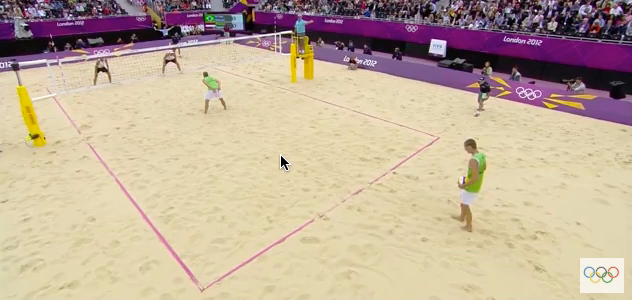
#> input picture frame 76 of media/beachVolleyball1.mov, 632 x 300 px
$ python video1.py   (Python 2 division)
#> lines starting #> are read from the running program, lines starting #| are printed output that depends on the picture; after the words box and inside, x2 and y2 are one past the last pixel; in counts of white or black regions, pixels touching at a corner belong together
import cv2
import numpy as np

cap = cv2.VideoCapture('media/beachVolleyball1.mov')
FRAME_COUNT = int(cap.get(7))
print FRAME_COUNT
FRAME_INTERVAL = 1
# ------------ manually chosen features
FRAME_START = 0
FRAME_END = 740
FULL_COURT_WIDTH = 632
FULL_COURT_HEIGHT = 300
CORNER_1 = [199, 62]
CORNER_2 = [48, 88]
CORNER_3 = [441, 137]
CORNER_4 = [203, 287]
p0 = np.array([[120.0, 180.0], [345.0, 202.0], [295.0, 81.0],
               [250.0, 220.0], [45.0, 145.0]], np.float32)
p_dst = np.array([[120.0, 180.0], [345.0, 202.0], [295.0, 81.0], [
                 250.0, 220.0], [45.0, 145.0]], np.float32)
# ------------ manually chosen features

# Parameters for lucas kanade optical flow
lk_params = dict(winSize=(15, 15),
                 maxLevel=2,
                 criteria=(cv2.TERM_CRITERIA_EPS | cv2.TERM_CRITERIA_COUNT, 10, 0.1))
# Create some random colors for lk track
color = np.random.randint(0, 255, (100, 3))


# First frame
ret, old_frame = cap.read()
#> old_frame is the input picture: shape (300, 632, 3); mean B, G, R 153.6, 173.9, 193
rows, cols, channels = old_frame.shape
#> rows = 300; cols = 632; channels = 3
# print 'rows', rows
# print 'cols', cols
h, status = cv2.findHomography(p0, p_dst)
old_frame = old_frame[0:rows, 0:cols - 5]
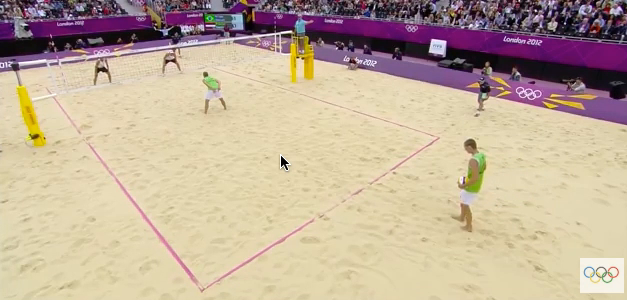
#> old_frame: shape (300, 627, 3); mean B, G, R 153.7, 174.1, 193.2
old_gray = cv2.cvtColor(old_frame, cv2.COLOR_BGR2GRAY)
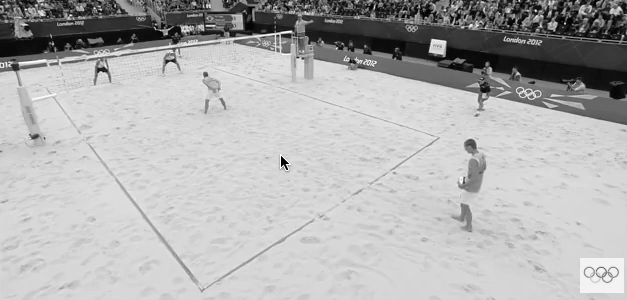
#> old_gray: shape (300, 627); min 0, max 255, mean 177.6
im_out = cv2.warpPerspective(
    old_frame, h, (FULL_COURT_WIDTH, FULL_COURT_HEIGHT))
cv2.imshow('frame', im_out)

mask_draw = np.zeros_like(old_frame)
arr = []
arr.append(im_out.copy())
fr = FRAME_START
avgImg = np.float32(im_out)
fr_counter = 1

# Background generator
while(fr < FRAME_END):
    ret, frame = cap.read()
    rows, cols, channels = frame.shape
    frame = frame[0:rows, 0:cols - 5]
#> frame: shape (300, 627, 3)
    if (fr_counter % FRAME_INTERVAL == 0):

        frame_gray = cv2.cvtColor(frame, cv2.COLOR_BGR2GRAY)

        # calculate optical flow
        p1, st, err = cv2.calcOpticalFlowPyrLK(
            old_gray, frame_gray, p0, None, **lk_params)
#> p1 = [[120, 180], [345, 202], [295, 80.99], [250, 220], [45, 145]]; st = [1, 1, 1, 1, 1]; err = [0.045, 0, 0.0996, 0.00125, 0.0547]

        h, status = cv2.findHomography(p1, p_dst)
#> h = [[1, -0.000155, 0.0223], [2.57e-05, 1, 0.00695], [1.63e-07, -2.92e-07, 1]]; status = [1, 1, 1, 1, 1]
        im_out_new = cv2.warpPerspective(
            frame, h, (FULL_COURT_WIDTH, FULL_COURT_HEIGHT))

        rows, cols, channels = im_out_new.shape
        roi = im_out[0:rows, 0:cols]

        # Now create a mask of logo and create its inverse mask also
        img2gray = cv2.cvtColor(im_out_new, cv2.COLOR_BGR2GRAY)
        ret, mask = cv2.threshold(img2gray, 10, 255, cv2.THRESH_BINARY)
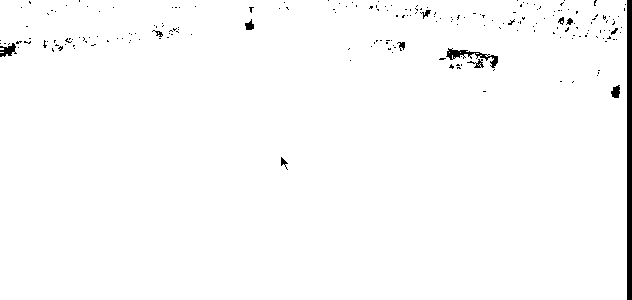
#> mask: shape (300, 632); 98.5% white; 209 black regions (196 under 20 px), largest, box (x1, y1, x2, y2) and area: (627, 0, 632, 300) 1500, (446, 48, 498, 68) 292, (0, 43, 17, 57) 132
        mask_inv = cv2.bitwise_not(mask)

        # Now black-out the area of logo in ROI
        img1_bg = cv2.bitwise_and(roi, roi, mask=mask_inv)

        # Take only region of logo from logo image.
        img2_fg = cv2.bitwise_and(im_out_new, im_out_new, mask=mask)

        # Put logo in ROI and modify the main image
        dst = cv2.add(img1_bg, img2_fg)
        im_out[0:rows, 0:cols] = dst
        im_gray = cv2.cvtColor(im_out, cv2.COLOR_BGR2GRAY)
        arr.append(im_out.copy())
        cv2.imshow('frame', im_out)

        # getting the background
        alpha = 1 / float(fr + 1)
        cv2.accumulateWeighted(im_out, avgImg, alpha)
        im_out = cv2.convertScaleAbs(avgImg)
        normImg = im_out.copy()

        cv2.imshow('background', normImg)

        # draw the tracks
        for i, (new, old) in enumerate(zip(p1, p0)):
            a, b = new.ravel()
            c, d = old.ravel()
            cv2.line(mask_draw, (a, b), (c, d), color[i].tolist(), 2)
            cv2.circle(frame, (a, b), 3, color[i].tolist(), -1)
#> this loop made 5 passes
#> (a, b, c, d) on passes 1 to 5: (120, 180, 120, 180), (345, 202, 345, 202), (295, 80.99, 295, 81), (250, 220, 250, 220), (45, 145, 45, 145)
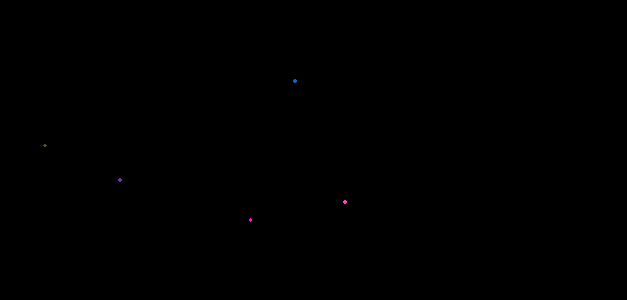
#> mask_draw: shape (300, 627, 3); mean B, G, R 0, 0, 0
        img = cv2.add(frame, mask_draw)

        cv2.imshow('tracking', img)
        k = cv2.waitKey(1) & 0xff
#> (key Esc is pressed here)
        if k == 27:
            break

        # Now update the previous frame and previous points
        old_gray = frame_gray.copy()
        old_frame = frame.copy()
        p0 = p1.copy()
        cv2.waitKey(1)
    fr_counter += 1
    fr = fr + 1

cv2.imwrite('back1.jpg', normImg)
# Background Substraction

bg_gray = cv2.cvtColor(normImg, cv2.COLOR_BGR2GRAY)
p_bg = np.array([[140.0, 210.0], [90.0, 316.0], [
                743.0, 187.0], [800.0, 282.0]], np.float32)

court_top = cv2.imread('court.png', 1)
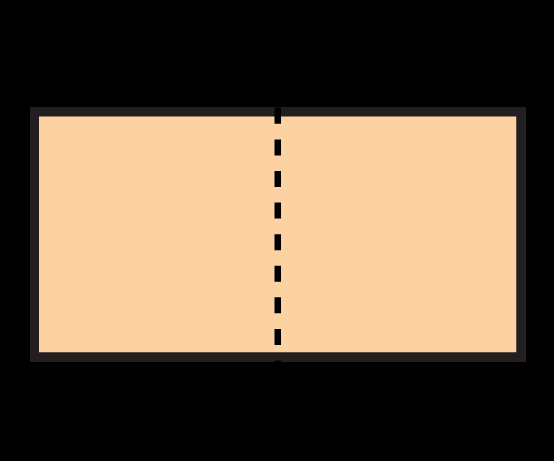
#> input picture court.png, 554 x 461 px
#> court_top is the input picture: shape (461, 554, 3); mean B, G, R 72.6, 93.6, 112.6
p_top = np.array([[40.0, 115.0], [40.0, 350.0], [
                 515.0, 115.0], [515.0, 350.0]], np.float32)
h_top, status = cv2.findHomography(p_bg, p_top)
#> h_top = [[1.18, 0.663, -241.8], [0.154, 4.47, -781.9], [-4.41e-05, 0.00269, 1]]; status = [1, 1, 1, 1]
print "homography top", h_top
#| homography top [[ 1.17705366e+00  6.63489573e-01 -2.41803912e+02]
#|  [ 1.53791932e-01  4.47381238e+00 -7.81871790e+02]
#|  [-4.40755271e-05  2.68609924e-03  1.00000000e+00]]

bg_gray = cv2.GaussianBlur(bg_gray, (21, 21), 0)
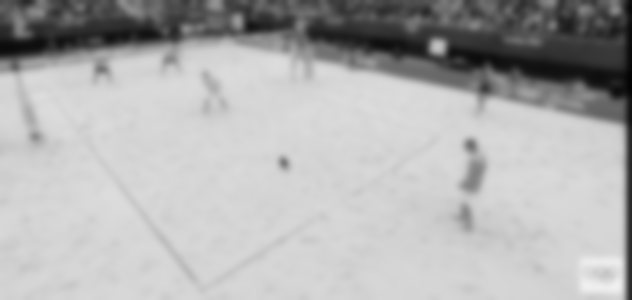
#> bg_gray: shape (300, 632); min 3, max 240, mean 176.2
for fra_ori in arr:
    fra = cv2.cvtColor(fra_ori, cv2.COLOR_BGR2GRAY)
    fra = cv2.GaussianBlur(fra, (21, 21), 0)
    frame_delta = cv2.subtract(bg_gray, fra)
    thresh = cv2.threshold(frame_delta, 30, 255, cv2.THRESH_BINARY)[1]

    # dilate the thresholded image to fill in holes, then find contours
    # on thresholded image
    thresh = cv2.dilate(thresh, None, iterations=6)
    (cnts, _) = cv2.findContours(thresh.copy(),
                                 cv2.RETR_EXTERNAL, cv2.CHAIN_APPROX_SIMPLE)

    court_top_copy = court_top.copy()
    # loop over the contours
    for c in cnts:
        # if the contour is too small, ignore it
        if cv2.contourArea(c) < 5 and cv2.contourArea(c) > 10:
            continue

        # compute the bounding box for the contour, draw it on the frame,
        # and update the text
        (x, y, w, h) = cv2.boundingRect(c)
        cv2.rectangle(fra_ori, (x, y), (x + w, y + h), (0, 255, 0), 2)

        xi = (x + x + h) / 2
        yi = y + h

        h0 = h_top[0, 0]
        h1 = h_top[0, 1]
        h2 = h_top[0, 2]
        h3 = h_top[1, 0]
        h4 = h_top[1, 1]
        h5 = h_top[1, 2]
        h6 = h_top[2, 0]
        h7 = h_top[2, 1]
        h8 = h_top[2, 2]

        tx = (h0 * xi + h1 * yi + h2)
        ty = (h3 * xi + h4 * yi + h5)
        tz = (h6 * xi + h7 * yi + h8)

        px = int(tx / tz)
        py = int(ty / tz)
        # Print the player on top down view
        cv2.circle(court_top_copy, (px, py), 3, (0, 0, 255), -1)

    # cv2.imshow('frame_delta',frame_delta)
    # cv2.imshow('frame_thresh',thresh)
    cv2.imshow('frame_detect', fra_ori)
    cv2.imshow('court_top', court_top_copy)

    k = cv2.waitKey(100) & 0xff
    if k == 27:
        break
#> this loop made 1 pass; (key Esc is pressed on pass 1)
#> pass 1, `frame_delta = cv2.subtract(bg_gray, fra)`:
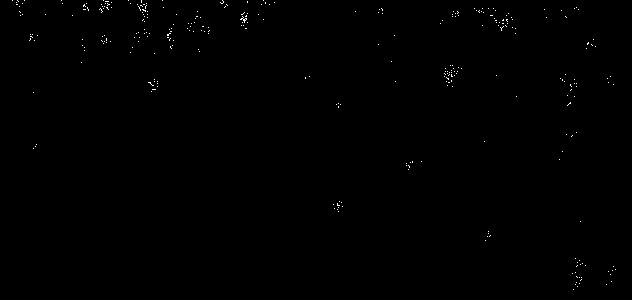
#> frame_delta: shape (300, 632); values 0 (black) and 1 (white), 0.25% white in thin lines or dots

cv2.destroyAllWindows()
cap.release()

$ run again, starting later in the video
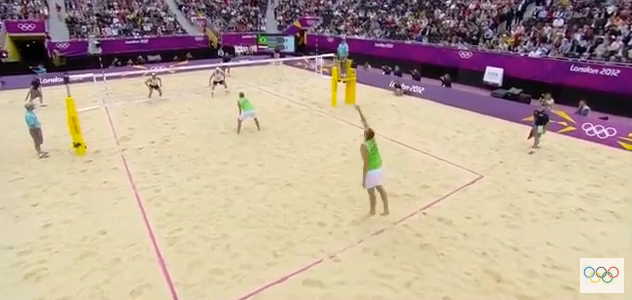
#> input picture frame 342 of media/beachVolleyball1.mov, 632 x 300 px
#> old_frame is the input picture: shape (300, 632, 3); mean B, G, R 149.8, 165.8, 185.3
#> old_frame: shape (300, 627, 3)
#> p1 = [[120, 180.3], [345, 202], [295, 81], [250, 220], [45, 145]]; st = [1, 1, 1, 1, 1]; err = [0.415, 0, 0, 0, 0.00806]
#> `h, status = cv2.findHomography(p1, p_dst)`: h = [[1, 0.00284, -0.33], [-0.000136, 1, -0.101], [-4.29e-06, 9.73e-06, 1]]; status = [1, 1, 1, 1, 1]
#> mask: shape (300, 632); 98.7% white; 139 black regions (133 under 20 px), largest, box (x1, y1, x2, y2) and area: (625, 0, 632, 300) 1174, (0, 40, 53, 72) 695, (500, 84, 523, 89) 35, (553, 87, 562, 94) 32, (579, 46, 587, 54) 26, (517, 12, 523, 16) 21
#> the loop `for i, (new, old) in enumerate(zip(p1, p0)):` made 5 passes
#> (a, b, c, d) on passes 1 to 5: (120, 180.3, 120, 180), (345, 202, 345, 202), (295, 81, 295, 81), (250, 220, 250, 220), (45, 145, 45, 145)
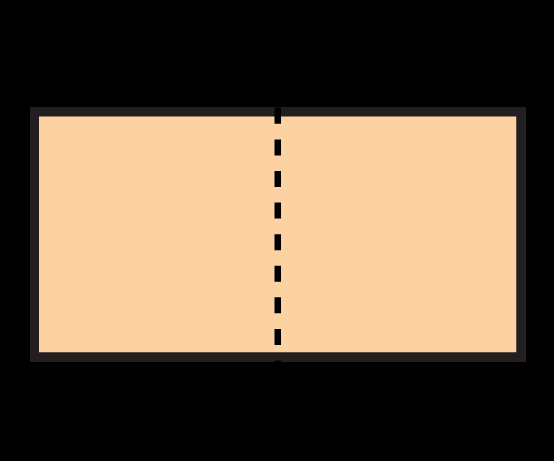
#> input picture court.png, 554 x 461 px
#> court_top is the input picture: shape (461, 554, 3); mean B, G, R 72.6, 93.6, 112.6
#> `h_top, status = cv2.findHomography(p_bg, p_top)`: h_top = [[1.18, 0.663, -241.8], [0.154, 4.47, -781.9], [-4.41e-05, 0.00269, 1]]; status = [1, 1, 1, 1]
#| homography top [[ 1.17705366e+00  6.63489573e-01 -2.41803912e+02]
#|  [ 1.53791932e-01  4.47381238e+00 -7.81871790e+02]
#|  [-4.40755271e-05  2.68609924e-03  1.00000000e+00]]
#> the loop `for fra_ori in arr:` made 1 pass; (key Esc is pressed on pass 1)
#> pass 1, `frame_delta = cv2.subtract(bg_gray, fra)`:
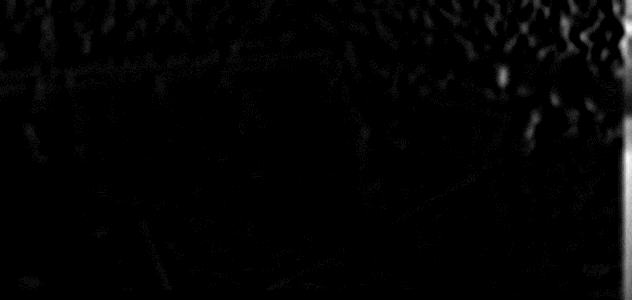
#> frame_delta: shape (300, 632); min 0, max 20, mean 0.309; drawn with min black and max white

$ run again, starting later in the video
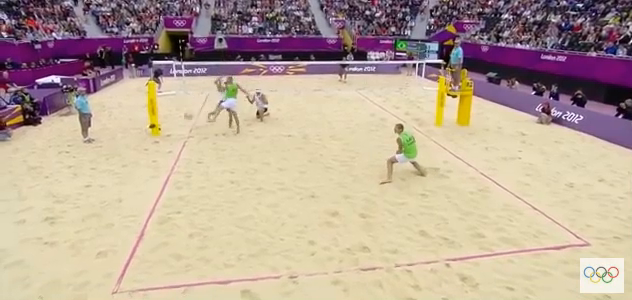
#> input picture frame 608 of media/beachVolleyball1.mov, 632 x 300 px
#> old_frame is the input picture: shape (300, 632, 3); mean B, G, R 151.1, 166.4, 185.7
#> old_frame: shape (300, 627, 3)
#> p1 = [[120, 180], [345.4, 202], [295, 81], [250.4, 219.7], [45, 145]]; st = [1, 1, 1, 1, 1]; err = [0, 0.472, 0, 0.6, 0.00486]
#> `h, status = cv2.findHomography(p1, p_dst)`: h = [[0.999, -0.00753, 1.1], [0.00103, 0.998, -0.124], [6.88e-06, -1.6e-05, 1]]; status = [1, 1, 1, 1, 1]
#> mask: shape (300, 632); 98.8% white; 75 black regions (70 under 20 px), largest, box (x1, y1, x2, y2) and area: (618, 0, 632, 300) 1942, (173, 36, 186, 53) 100, (0, 0, 1, 35) 35, (98, 58, 105, 65) 28, (440, 55, 448, 62) 23
#> the loop `for i, (new, old) in enumerate(zip(p1, p0)):` made 5 passes
#> (a, b, c, d) on passes 1 to 5: (120, 180, 120, 180), (345.4, 202, 345, 202), (295, 81, 295, 81), (250.4, 219.7, 250, 220), (45, 145, 45, 145)
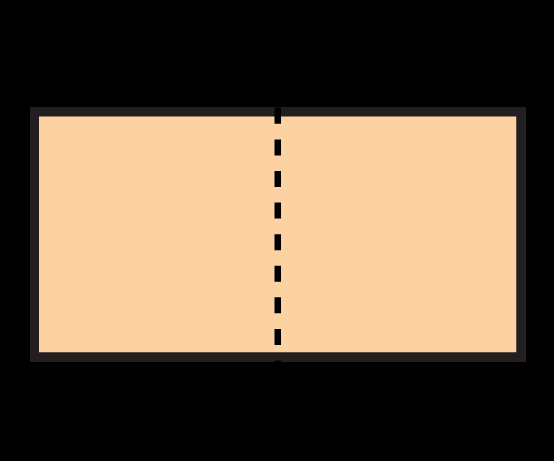
#> input picture court.png, 554 x 461 px
#> court_top is the input picture: shape (461, 554, 3); mean B, G, R 72.6, 93.6, 112.6
#> `h_top, status = cv2.findHomography(p_bg, p_top)`: h_top = [[1.18, 0.663, -241.8], [0.154, 4.47, -781.9], [-4.41e-05, 0.00269, 1]]; status = [1, 1, 1, 1]
#| homography top [[ 1.17705366e+00  6.63489573e-01 -2.41803912e+02]
#|  [ 1.53791932e-01  4.47381238e+00 -7.81871790e+02]
#|  [-4.40755271e-05  2.68609924e-03  1.00000000e+00]]
#> the loop `for fra_ori in arr:` made 1 pass; (key Esc is pressed on pass 1)
#> pass 1, `frame_delta = cv2.subtract(bg_gray, fra)`:
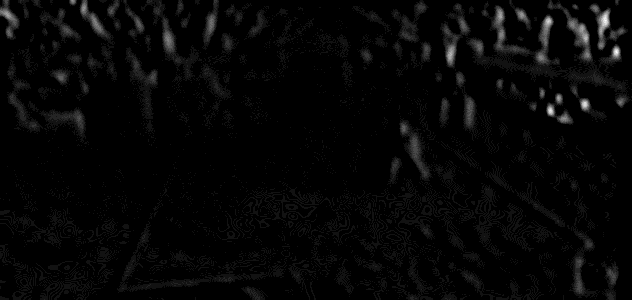
#> frame_delta: shape (300, 632); min 0, max 14, mean 0.333; drawn with min black and max white
